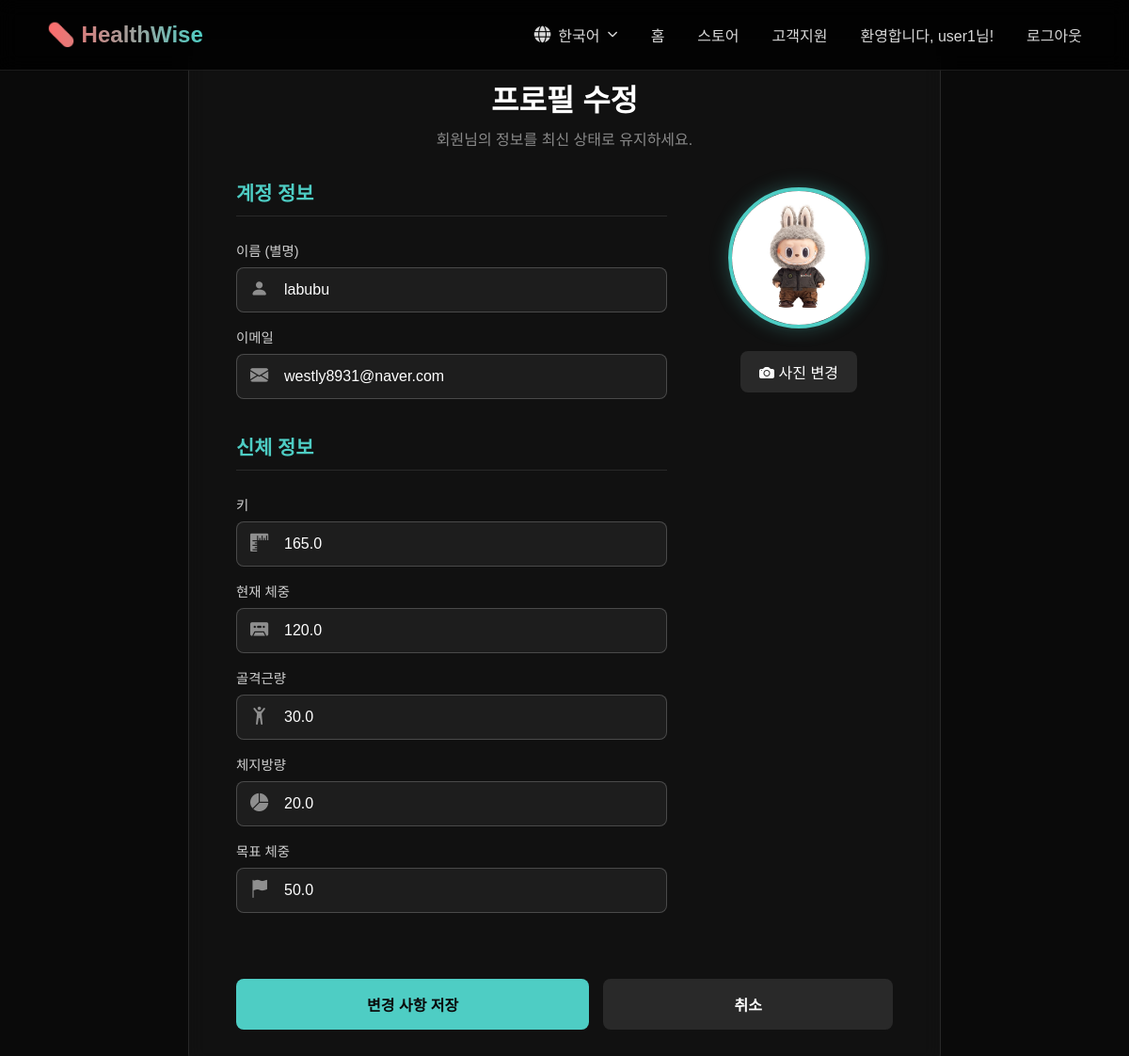
The page /accounts/profile/edit/ (signed in) on the database as committed earlier.
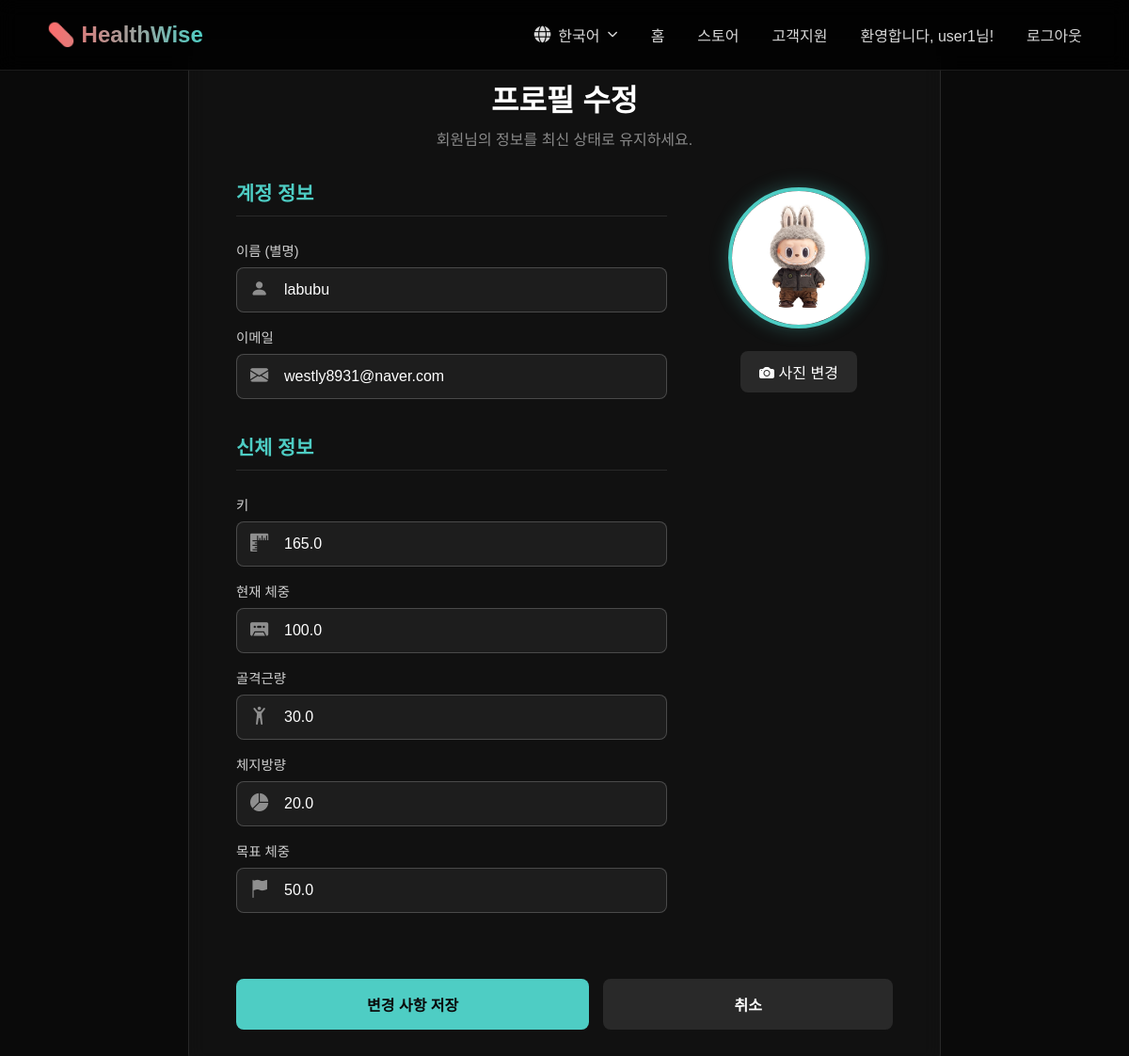
The same page on the database as committed later.
### accounts/models.py (models this page shows, shortened)
class Profile(models.Model):
    user = models.OneToOneField(User, on_delete=models.CASCADE)
    image = models.ImageField(upload_to='profile_pics/', default='profile_pics/avatar-default.jpeg')
    height = models.FloatField(null=True, blank=True)
    current_weight = models.FloatField(null=True, blank=True)
    target_weight = models.FloatField(null=True, blank=True)
    skeletal_muscle_mass = models.FloatField(null=True, blank=True)
    body_fat_mass = models.FloatField(null=True, blank=True)
    active_title = models.ForeignKey(
        UserAchievement,
        on_delete=models.SET_NULL, # 칭호의 원본 업적이 삭제되어도 프로필은 유지
        null=True,
        blank=True,
        related_name='activated_by_profile', # 역참조 이름 충돌 방지
        help_text="사용자가 설정한 대표 칭호"
    )

### accounts/views.py (the view)
# urls.py: path('profile/edit/', views.profile_edit, name='profile_edit'),
@login_required
def profile_edit(request):
    profile, created = Profile.objects.get_or_create(user=request.user)
    try:
        previous_profile_data = {
            'target_weight': profile.target_weight,
            'current_weight': profile.current_weight,
            'image': profile.image,
        }
    except Profile.DoesNotExist:
        previous_profile_data = {}
    if request.method == 'POST':
        user_form = UserUpdateForm(request.POST, instance=request.user)
        profile_form = ProfileUpdateForm(request.POST, request.FILES, instance=profile)
        if user_form.is_valid() and profile_form.is_valid():
            user_form.save()
            saved_profile = profile_form.save()
            today = timezone.now().date()
            DailyHealthMetric.objects.update_or_create(
                user=request.user,
                date=today,
                defaults={
                    'weight': saved_profile.current_weight,
                    'skeletal_muscle_mass': saved_profile.skeletal_muscle_mass,
                    'body_fat_mass': saved_profile.body_fat_mass,
                }
            )
            check_and_award_achievement(request, request.user, 'first_fitness_profile')
            if saved_profile.image and not previous_profile_data.get('image'):
                check_and_award_achievement(request, request.user, 'first_profile_image')
            if saved_profile.target_weight and not previous_profile_data.get('target_weight'):
                check_and_award_achievement(request, request.user, 'first_target_weight')
            if saved_profile.current_weight or saved_profile.skeletal_muscle_mass or saved_profile.body_fat_mass:
                check_and_award_achievement(request, request.user, 'first_body_record')
            required_fields = [
                saved_profile.height, saved_profile.current_weight, saved_profile.target_weight,
                saved_profile.skeletal_muscle_mass, saved_profile.body_fat_mass
            ]
            if all(required_fields):
                check_and_award_achievement(request, request.user, 'profile_perfectionist')
            if saved_profile.target_weight and saved_profile.current_weight:
                if saved_profile.current_weight <= saved_profile.target_weight:
                    check_and_award_achievement(request, request.user, 'target_weight_achieved')
            messages.success(request, t('프로필 정보가 성공적으로 업데이트되었습니다!'))
            return redirect('web:services')
        else:
            messages.error(request, t('입력된 정보를 다시 확인해주세요.'))
    else:
        user_form = UserUpdateForm(instance=request.user)
        profile_form = ProfileUpdateForm(instance=profile)
    context = {
        'user_form': user_form,
        'profile_form': profile_form,
        'active_title': profile.active_title
    }
    return render(request, 'accounts/profile_edit.html', context)

### accounts/forms.py
class UserUpdateForm(forms.ModelForm):
    email = forms.EmailField(
        widget=forms.EmailInput(attrs={
            'class': 'form-control',
            'placeholder': t_lazy('이메일 주소')
        })
    )
    first_name = forms.CharField(
        label=t_lazy('이름 (별명)'),
        required=False,
        widget=forms.TextInput(attrs={
            'class': 'form-control',
            'placeholder': t_lazy('이름 또는 별명')
        })
    )
    class Meta:
        model = User
        fields = ['first_name', 'email']

### web/templatetags/custom_translate.py (called while the page is built)
@register.simple_tag
def t(key, **kwargs):
    return translate_text(key, **kwargs)

def t_lazy(key, **kwargs):
    return lazy(lambda: translate_text(key, **kwargs), str)()

### web/utils.py (called while the page is built)
def t(key, **kwargs):
    current_language = translation.get_language()
    translations = load_translations(current_language)
    translated_string = translations.get(key, key)
    if kwargs:
        try:
            translated_string = translated_string.format(**kwargs)
        except KeyError:
            pass
    return mark_safe(translated_string)

### accounts/templates/accounts/profile_edit.html (shortened to what the changed rows need)
{% extends "base.html" %}
{% load static custom_translate i18n %}
{% block content %}
<link rel="stylesheet" href="https://cdn.jsdelivr.net/npm/bootstrap-icons@1.11.3/font/bootstrap-icons.min.css">
<div class="profile-edit-wrapper">
    <div class="profile-edit-card">
        <div class="profile-edit-header">
            <h1> {% t '프로필 수정' %} </h1>
        </div>
        <form method="POST" enctype="multipart/form-data">
            <div class="form-content-grid">
                <div class="form-fields-column">
                    <h2 class="form-section-title"> {% t '계정 정보' %} </h2>
                    <h2 class="form-section-title" style="margin-top: 20px;"> {% t '신체 정보' %} </h2>
                    <div class="form-group">
                        <div class="input-with-icon">
                            <i class="bi bi-rulers form-icon"></i>
                            {{ profile_form.height }}
                        </div>
                    </div>
                    <div class="form-group">
                        <div class="input-with-icon">
                            <i class="bi bi-cassette-fill form-icon"></i>
                            {{ profile_form.current_weight }}
                        </div>
                    </div>
                    <div class="form-group">
                        <div class="input-with-icon">
                            <i class="bi bi-person-arms-up form-icon"></i>
                            {{ profile_form.skeletal_muscle_mass }}
                        </div>
                    </div>
                    <div class="form-group">
                        <div class="input-with-icon">
                            <i class="bi bi-pie-chart-fill form-icon"></i>
                            {{ profile_form.body_fat_mass }}
                        </div>
                    </div>
                    <div class="form-group">
                        <div class="input-with-icon">
                            <i class="bi bi-flag-fill form-icon"></i>
                            {{ profile_form.target_weight }}
                        </div>
                    </div>
                </div>
            </div>
        </form>
    </div>
</div>
{% endblock %}

Rows that differ between the two databases and show on the page:
changed Profile: current_weight "120.0" → "100.0"
